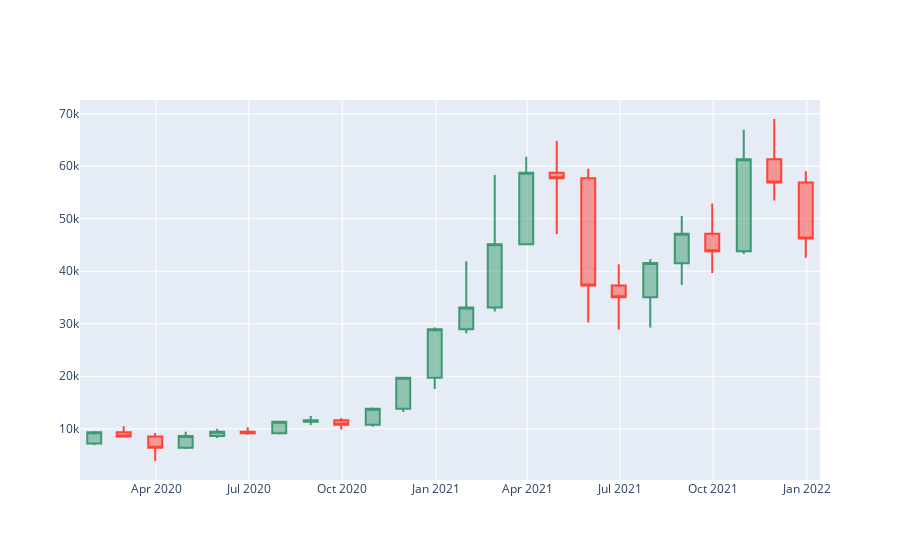

Notebook code cell kept with this figure:
### Code cell
fig = go.Figure(data=[go.Candlestick(x=monthly.index,
                open=monthly['Open'],
                high=monthly['High'],
                low=monthly['Low'],
                close=monthly['Price'])])
fig.update_layout(xaxis_rangeslider_visible=False)
fig.show()
